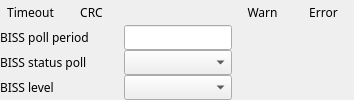
       <widget class="QEFrame" name="qeframe_4">
        <layout class="QGridLayout" name="gridLayout_5">
         <property name="margin">
          <number>0</number>
         </property>
         <property name="spacing">
          <number>0</number>
         </property>
         <item row="0" column="0">
          <layout class="QGridLayout" name="gridLayout_3">
           <property name="spacing">
            <number>0</number>
           </property>
           <item row="0" column="0">
            <layout class="QHBoxLayout" name="horizontalLayout_3">
             <item>
              <widget class="QLabel" name="label_28">
               <property name="sizePolicy">
                <sizepolicy hsizetype="Fixed" vsizetype="Expanding">
                 <horstretch>0</horstretch>
                 <verstretch>0</verstretch>
                </sizepolicy>
               </property>
               <property name="minimumSize">
                <size>
                 <width>61</width>
                 <height>0</height>
                </size>
               </property>
               <property name="sizeIncrement">
                <size>
                 <width>1</width>
                 <height>1</height>
                </size>
               </property>
               <property name="font">
                <font>
                 <family>Abyssinica SIL</family>
                 <pointsize>9</pointsize>
                </font>
               </property>
               <property name="text">
                <string>Timeout</string>
               </property>
               <property name="alignment">
                <set>Qt::AlignCenter</set>
               </property>
              </widget>
             </item>
             <item>
              <widget class="QLabel" name="label_29">
               <property name="sizePolicy">
                <sizepolicy hsizetype="Fixed" vsizetype="Expanding">
                 <horstretch>0</horstretch>
                 <verstretch>0</verstretch>
                </sizepolicy>
               </property>
               <property name="minimumSize">
                <size>
                 <width>61</width>
                 <height>0</height>
                </size>
               </property>
               <property name="sizeIncrement">
                <size>
                 <width>1</width>
                 <height>1</height>
                </size>
               </property>
               <property name="font">
                <font>
                 <family>Abyssinica SIL</family>
                 <pointsize>9</pointsize>
                </font>
               </property>
               <property name="text">
                <string>CRC</string>
               </property>
               <property name="textFormat">
                <enum>Qt::AutoText</enum>
               </property>
               <property name="alignment">
                <set>Qt::AlignCenter</set>
               </property>
              </widget>
             </item>
            </layout>
           </item>
           <item row="1" column="0">
            <layout class="QHBoxLayout" name="horizontalLayout_4">
             <item>
              <widget class="QEBitStatus" name="qebitstatus_11">
               <property name="sizePolicy">
                <sizepolicy hsizetype="Fixed" vsizetype="Preferred">
                 <horstretch>0</horstretch>
                 <verstretch>0</verstretch>
                </sizepolicy>
               </property>
               <property name="maximumSize">
                <size>
                 <width>20</width>
                 <height>16777215</height>
                </size>
               </property>
               <property name="toolTip">
                <string>BISS timeout</string>
               </property>
               <property name="numberOfBits">
                <number>1</number>
               </property>
               <property name="shift">
                <number>13</number>
               </property>
               <property name="onColour">
                <color>
                 <red>0</red>
                 <green>136</green>
                 <blue>0</blue>
                </color>
               </property>
               <property name="offColour">
                <color>
                 <red>159</red>
                 <green>0</green>
                 <blue>0</blue>
                </color>
               </property>
               <property name="variable" stdset="0">
                <string>$(DMC)$(M)_BISSSTAT_TIMEOUT</string>
               </property>
               <property name="variableAsToolTip">
                <bool>false</bool>
               </property>
               <property name="visible" stdset="0">
                <bool>true</bool>
               </property>
              </widget>
             </item>
             <item>
              <widget class="QEBitStatus" name="qebitstatus_12">
               <property name="sizePolicy">
                <sizepolicy hsizetype="Fixed" vsizetype="Preferred">
                 <horstretch>0</horstretch>
                 <verstretch>0</verstretch>
                </sizepolicy>
               </property>
               <property name="maximumSize">
                <size>
                 <width>20</width>
                 <height>16777215</height>
                </size>
               </property>
               <property name="toolTip">
                <string>BISS CRC</string>
               </property>
               <property name="numberOfBits">
                <number>1</number>
               </property>
               <property name="shift">
                <number>13</number>
               </property>
               <property name="onColour">
                <color>
                 <red>0</red>
                 <green>136</green>
                 <blue>0</blue>
                </color>
               </property>
               <property name="offColour">
                <color>
                 <red>159</red>
                 <green>0</green>
                 <blue>0</blue>
                </color>
               </property>
               <property name="variable" stdset="0">
                <string>$(DMC)$(M)_BISSSTAT_CRC</string>
               </property>
               <property name="variableAsToolTip">
                <bool>false</bool>
               </property>
               <property name="visible" stdset="0">
                <bool>true</bool>
               </property>
              </widget>
             </item>
            </layout>
           </item>
           <item row="1" column="2">
            <layout class="QHBoxLayout" name="horizontalLayout_2">
             <item>
              <widget class="QEBitStatus" name="qebitstatus_9">
               <property name="sizePolicy">
                <sizepolicy hsizetype="Fixed" vsizetype="Preferred">
                 <horstretch>0</horstretch>
                 <verstretch>0</verstretch>
                </sizepolicy>
               </property>
               <property name="maximumSize">
                <size>
                 <width>20</width>
                 <height>16777215</height>
                </size>
               </property>
               <property name="toolTip">
                <string>BISS warn</string>
               </property>
               <property name="numberOfBits">
                <number>1</number>
               </property>
               <property name="shift">
                <number>13</number>
               </property>
               <property name="onColour">
                <color>
                 <red>0</red>
                 <green>136</green>
                 <blue>0</blue>
                </color>
               </property>
               <property name="offColour">
                <color>
                 <red>159</red>
                 <green>0</green>
                 <blue>0</blue>
                </color>
               </property>
               <property name="variable" stdset="0">
                <string>$(DMC)$(M)_BISSSTAT_WARN</string>
               </property>
               <property name="variableAsToolTip">
                <bool>false</bool>
               </property>
               <property name="visible" stdset="0">
                <bool>true</bool>
               </property>
              </widget>
             </item>
             <item>
              <widget class="QEBitStatus" name="qebitstatus_10">
               <property name="sizePolicy">
                <sizepolicy hsizetype="Fixed" vsizetype="Preferred">
                 <horstretch>0</horstretch>
                 <verstretch>0</verstretch>
                </sizepolicy>
               </property>
               <property name="maximumSize">
                <size>
                 <width>20</width>
                 <height>16777215</height>
                </size>
               </property>
               <property name="toolTip">
                <string>BISS error</string>
               </property>
               <property name="numberOfBits">
                <number>1</number>
               </property>
               <property name="shift">
                <number>13</number>
               </property>
               <property name="onColour">
                <color>
                 <red>0</red>
                 <green>136</green>
                 <blue>0</blue>
                </color>
               </property>
               <property name="offColour">
                <color>
                 <red>159</red>
                 <green>0</green>
                 <blue>0</blue>
                </color>
               </property>
               <property name="variable" stdset="0">
                <string>$(DMC)$(M)_BISSSTAT_ERROR</string>
               </property>
               <property name="variableAsToolTip">
                <bool>false</bool>
               </property>
               <property name="visible" stdset="0">
                <bool>true</bool>
               </property>
              </widget>
             </item>
            </layout>
           </item>
           <item row="2" column="0">
            <widget class="QLabel" name="label_23">
             <property name="sizePolicy">
              <sizepolicy hsizetype="Fixed" vsizetype="Preferred">
               <horstretch>0</horstretch>
               <verstretch>0</verstretch>
              </sizepolicy>
             </property>
             <property name="minimumSize">
              <size>
               <width>124</width>
               <height>0</height>
              </size>
             </property>
             <property name="font">
              <font>
               <family>Abyssinica SIL</family>
               <pointsize>9</pointsize>
              </font>
             </property>
             <property name="text">
              <string>BISS poll period</string>
             </property>
            </widget>
           </item>
           <item row="2" column="1">
            <widget class="QELineEdit" name="qelineedit_12">
             <property name="sizePolicy">
              <sizepolicy hsizetype="Expanding" vsizetype="Expanding">
               <horstretch>0</horstretch>
               <verstretch>0</verstretch>
              </sizepolicy>
             </property>
             <property name="minimumSize">
              <size>
               <width>85</width>
               <height>1</height>
              </size>
             </property>
             <property name="font">
              <font>
               <family>Abyssinica SIL</family>
               <pointsize>8</pointsize>
              </font>
             </property>
             <property name="variable" stdset="0">
              <string>$(DMC)$(M)_STATUS_POLL_DELAY_CMD</string>
             </property>
             <property name="addUnits">
              <bool>true</bool>
             </property>
            </widget>
           </item>
           <item row="2" column="2">
            <widget class="QELabel" name="rbv_12">
             <property name="sizePolicy">
              <sizepolicy hsizetype="Preferred" vsizetype="Expanding">
               <horstretch>0</horstretch>
               <verstretch>0</verstretch>
              </sizepolicy>
             </property>
             <property name="minimumSize">
              <size>
               <width>100</width>
               <height>0</height>
              </size>
             </property>
             <property name="maximumSize">
              <size>
               <width>16777215</width>
               <height>16777215</height>
              </size>
             </property>
             <property name="font">
              <font>
               <family>Abyssinica SIL</family>
               <pointsize>9</pointsize>
              </font>
             </property>
             <property name="focusPolicy">
              <enum>Qt::NoFocus</enum>
             </property>
             <property name="autoFillBackground">
              <bool>true</bool>
             </property>
             <property name="variable" stdset="0">
              <string>$(DMC)$(M)_STATUS_POLL_DELAY_MON</string>
             </property>
             <property name="variableAsToolTip">
              <bool>true</bool>
             </property>
             <property name="styleSheet">
              <string notr="true">QWidget { color: grey }</string>
             </property>
            </widget>
           </item>
           <item row="3" column="0">
            <widget class="QLabel" name="label_20">
             <property name="sizePolicy">
              <sizepolicy hsizetype="Fixed" vsizetype="Expanding">
               <horstretch>0</horstretch>
               <verstretch>0</verstretch>
              </sizepolicy>
             </property>
             <property name="minimumSize">
              <size>
               <width>61</width>
               <height>0</height>
              </size>
             </property>
             <property name="sizeIncrement">
              <size>
               <width>1</width>
               <height>1</height>
              </size>
             </property>
             <property name="font">
              <font>
               <family>Abyssinica SIL</family>
               <pointsize>9</pointsize>
              </font>
             </property>
             <property name="text">
              <string>BISS status poll</string>
             </property>
            </widget>
           </item>
           <item row="3" column="1">
            <widget class="QEComboBox" name="qecombobox_5">
             <property name="sizePolicy">
              <sizepolicy hsizetype="Expanding" vsizetype="Expanding">
               <horstretch>0</horstretch>
               <verstretch>0</verstretch>
              </sizepolicy>
             </property>
             <property name="minimumSize">
              <size>
               <width>100</width>
               <height>1</height>
              </size>
             </property>
             <property name="font">
              <font>
               <family>Abyssinica SIL</family>
               <pointsize>9</pointsize>
              </font>
             </property>
             <property name="variable" stdset="0">
              <string>$(DMC)$(M)_BISSSTAT_POLL_CMD</string>
             </property>
            </widget>
           </item>
           <item row="3" column="2">
            <widget class="QELabel" name="rbv_11">
             <property name="sizePolicy">
              <sizepolicy hsizetype="Preferred" vsizetype="Expanding">
               <horstretch>0</horstretch>
               <verstretch>0</verstretch>
              </sizepolicy>
             </property>
             <property name="minimumSize">
              <size>
               <width>100</width>
               <height>0</height>
              </size>
             </property>
             <property name="maximumSize">
              <size>
               <width>16777215</width>
               <height>16777215</height>
              </size>
             </property>
             <property name="font">
              <font>
               <family>Abyssinica SIL</family>
               <pointsize>9</pointsize>
              </font>
             </property>
             <property name="focusPolicy">
              <enum>Qt::NoFocus</enum>
             </property>
             <property name="autoFillBackground">
              <bool>true</bool>
             </property>
             <property name="variable" stdset="0">
              <string>$(DMC)$(M)_BISSSTAT_POLL</string>
             </property>
             <property name="variableAsToolTip">
              <bool>true</bool>
             </property>
             <property name="styleSheet">
              <string notr="true">QWidget { color: grey }</string>
             </property>
            </widget>
           </item>
           <item row="4" column="0">
            <widget class="QLabel" name="label_12">
             <property name="sizePolicy">
              <sizepolicy hsizetype="Fixed" vsizetype="Expanding">
               <horstretch>0</horstretch>
               <verstretch>0</verstretch>
              </sizepolicy>
             </property>
             <property name="minimumSize">
              <size>
               <width>61</width>
               <height>0</height>
              </size>
             </property>
             <property name="sizeIncrement">
              <size>
               <width>1</width>
               <height>1</height>
              </size>
             </property>
             <property name="font">
              <font>
               <family>Abyssinica SIL</family>
               <pointsize>9</pointsize>
              </font>
             </property>
             <property name="text">
              <string>BISS level</string>
             </property>
            </widget>
           </item>
           <item row="4" column="1">
            <widget class="QEComboBox" name="qecombobox_4">
             <property name="sizePolicy">
              <sizepolicy hsizetype="Expanding" vsizetype="Expanding">
               <horstretch>0</horstretch>
               <verstretch>0</verstretch>
              </sizepolicy>
             </property>
             <property name="minimumSize">
              <size>
               <width>100</width>
               <height>1</height>
              </size>
             </property>
             <property name="font">
              <font>
               <family>Abyssinica SIL</family>
               <pointsize>9</pointsize>
              </font>
             </property>
             <property name="variable" stdset="0">
              <string>$(DMC)$(M)_BISSLEVEL_CMD</string>
             </property>
            </widget>
           </item>
           <item row="4" column="2">
            <widget class="QELabel" name="rbv_10">
             <property name="sizePolicy">
              <sizepolicy hsizetype="Preferred" vsizetype="Expanding">
               <horstretch>0</horstretch>
               <verstretch>0</verstretch>
              </sizepolicy>
             </property>
             <property name="minimumSize">
              <size>
               <width>100</width>
               <height>0</height>
              </size>
             </property>
             <property name="maximumSize">
              <size>
               <width>16777215</width>
               <height>16777215</height>
              </size>
             </property>
             <property name="font">
              <font>
               <family>Abyssinica SIL</family>
               <pointsize>9</pointsize>
              </font>
             </property>
             <property name="focusPolicy">
              <enum>Qt::NoFocus</enum>
             </property>
             <property name="autoFillBackground">
              <bool>true</bool>
             </property>
             <property name="variable" stdset="0">
              <string>$(DMC)$(M)_BISSLEVEL_STATUS</string>
             </property>
             <property name="variableAsToolTip">
              <bool>true</bool>
             </property>
             <property name="styleSheet">
              <string notr="true">QWidget { color: grey }</string>
             </property>
            </widget>
           </item>
           <item row="0" column="2">
            <layout class="QHBoxLayout" name="horizontalLayout_5">
             <item>
              <widget class="QLabel" name="label_25">
               <property name="sizePolicy">
                <sizepolicy hsizetype="Fixed" vsizetype="Expanding">
                 <horstretch>0</horstretch>
                 <verstretch>0</verstretch>
                </sizepolicy>
               </property>
               <property name="minimumSize">
                <size>
                 <width>61</width>
                 <height>0</height>
                </size>
               </property>
               <property name="sizeIncrement">
                <size>
                 <width>1</width>
                 <height>1</height>
                </size>
               </property>
               <property name="font">
                <font>
                 <family>Abyssinica SIL</family>
                 <pointsize>9</pointsize>
                </font>
               </property>
               <property name="text">
                <string>Warn</string>
               </property>
               <property name="alignment">
                <set>Qt::AlignCenter</set>
               </property>
              </widget>
             </item>
             <item>
              <widget class="QLabel" name="label_26">
               <property name="sizePolicy">
                <sizepolicy hsizetype="Fixed" vsizetype="Expanding">
                 <horstretch>0</horstretch>
                 <verstretch>0</verstretch>
                </sizepolicy>
               </property>
               <property name="minimumSize">
                <size>
                 <width>61</width>
                 <height>0</height>
                </size>
               </property>
               <property name="sizeIncrement">
                <size>
                 <width>1</width>
                 <height>1</height>
                </size>
               </property>
               <property name="font">
                <font>
                 <family>Abyssinica SIL</family>
                 <pointsize>9</pointsize>
                </font>
               </property>
               <property name="text">
                <string>Error</string>
               </property>
               <property name="textFormat">
                <enum>Qt::AutoText</enum>
               </property>
               <property name="alignment">
                <set>Qt::AlignCenter</set>
               </property>
              </widget>
             </item>
            </layout>
           </item>
          </layout>
         </item>
        </layout>
       </widget>
